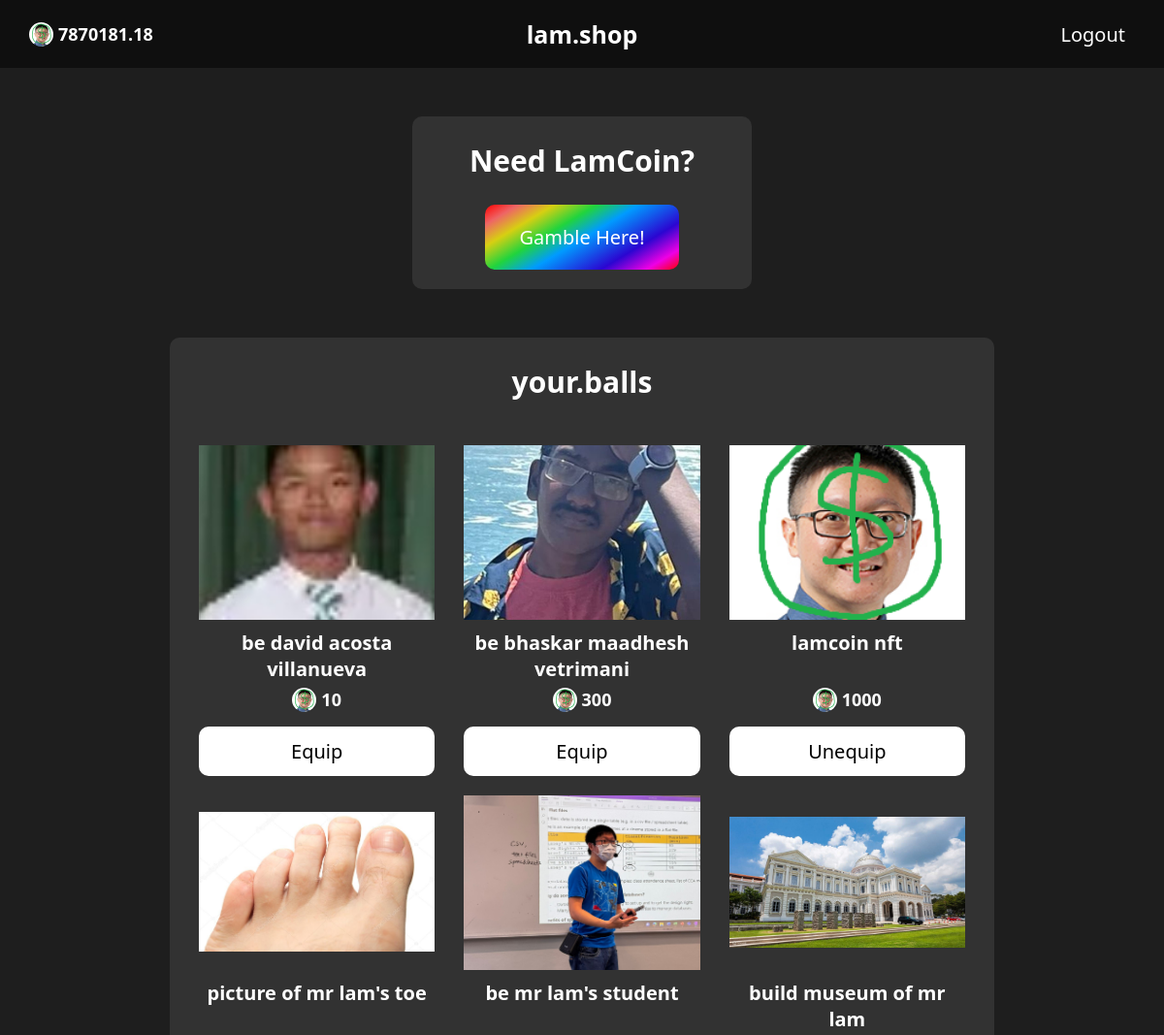
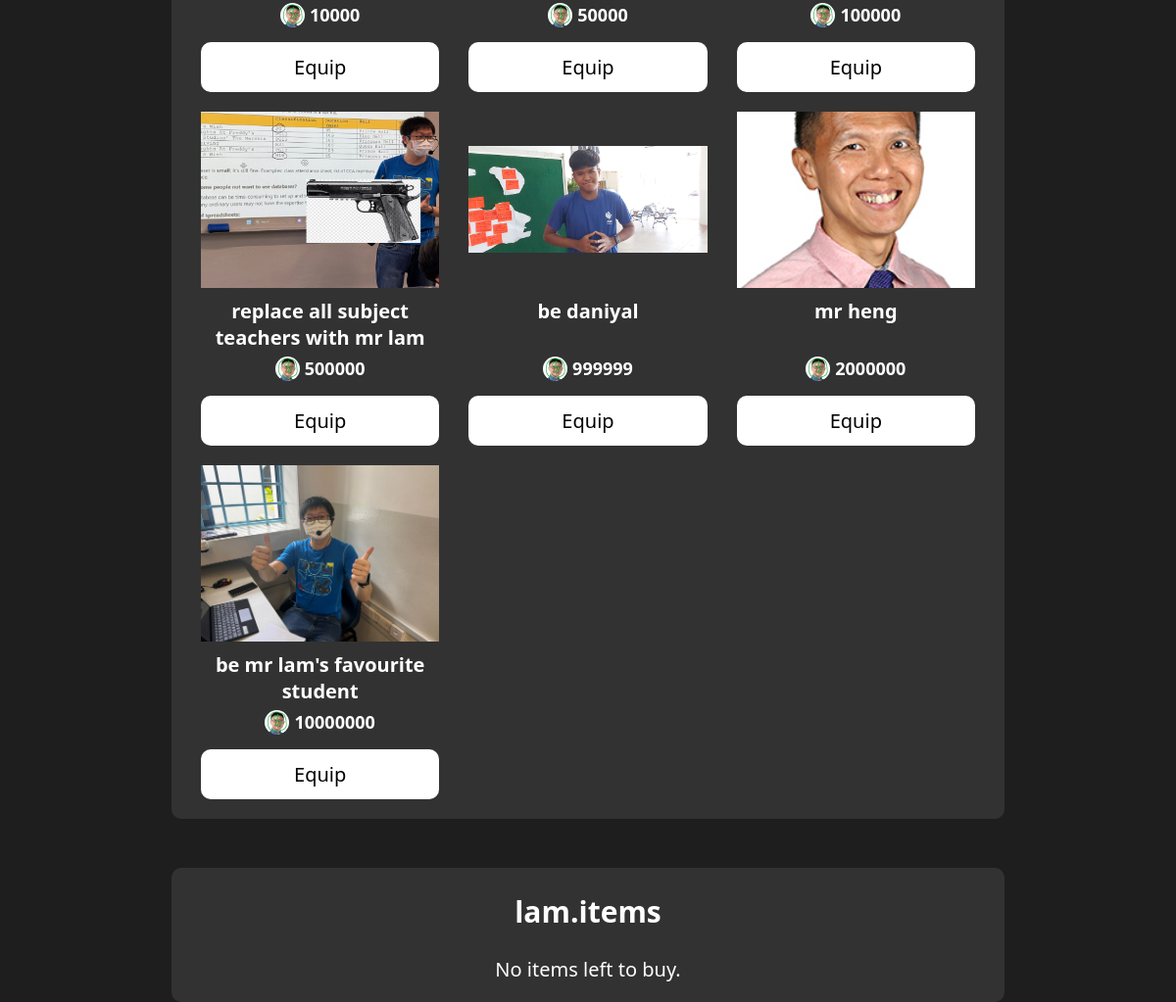
The page / (signed in) on the database its author committed (2 pictures, top to bottom).
### tables this page shows
CREATE TABLE "users" (id INTEGER PRIMARY KEY AUTOINCREMENT, username TEXT NOT NULL, password TEXT NOT NULL, lamcoin FLOAT NOT NULL, equipped_item INTEGER);

CREATE TABLE items (
  id INTEGER PRIMARY KEY AUTOINCREMENT,
  name TEXT,
  price FLOAT NOT NULL,
  imgfilename TEXT NOT NULL
);

### main.py (the view, shortened to what this page needs)
@app.route('/', methods=["GET", "POST"])
def index():
    conn = sqlite3.connect("lamshop.db")
    cursor = conn.cursor()
    if "username" not in session:
        return redirect(url_for("login"))
    items = cursor.execute("""
        SELECT name, price, imgfilename
        FROM items;
    """).fetchall()
    bought_items = cursor.execute("""
        SELECT items.name, items.price, items.imgfilename
        FROM users
        LEFT JOIN buy_history
        ON buy_history.user_id = users.id
        LEFT JOIN items
        ON buy_history.item_id = items.id
        WHERE users.username = ?;
    """, (session["username"],)).fetchall()
    user_details = cursor.execute("""
    SELECT users.lamcoin, items.name, items.price, items.imgfilename
    FROM users
    LEFT JOIN items
    ON users.equipped_item = items.id
    WHERE username = ?;""", (session["username"],)).fetchone()
    conn.close()
    lamcoin = int(user_details[0]) if user_details[0] % 1 == 0 else user_details[0]
    equipped_item = {
        user_details[1] : {
            "price": user_details[2],
            "imgfilename": user_details[3]
        }
    }
    owned_items = {x[0] : {"price": int(x[1]) if x[1] % 1 == 0 else x[1], "imgfilename": x[2]} for x in bought_items} if bought_items[0][0] is not None else {}
    unowned_items = {}
    for x in items:
        if x[0] not in owned_items.keys():
            price = int(x[1]) if x[1] % 1 == 0 else x[1]
            unowned_items[x[0]] = {"price": price, "imgfilename": x[2]}
    return render_template("index.html", lamcoin=lamcoin, owned_items=owned_items, unowned_items=unowned_items, equipped_item=equipped_item)

### templates/index.html (shortened to what this page needs)
<!DOCTYPE html>
<html lang="en">
<head>
	<link rel="stylesheet" href="{{ url_for('static', filename='shopPage.css') }}">
</head>
<body>
	<header>
		<nav id="topNav">
			<div class="lamCoinCont">
				<div class="lamCoinIcon"></div>
				<strong class="lamCoinText">{{ lamcoin }}</strong>
			</div>
			<h1 id="pageHeading">lam.shop</h1>
			<form id="logoutForm" action="/logout" method="POST">
				<input type="submit" value="Logout" id="logoutButton">
			</form>
		</nav>
	</header>
	<main>
        <div id="gambleCont" class="uiCont">
            <h2 class="shopHeading">Need LamCoin?</h2>
            <a href="/gamble" id="gambleLink">Gamble Here!</a>
        </div>
		<div id="ownedMainCont" class="uiCont">
			<h2 class="shopHeading">your.balls</h2>
            {% if owned_items|length == 0 %}
                <p class="noneText">No items owned yet.</p>
            {% else %}
                <div class="itemsGrid">
                    {% for key, value in owned_items.items() %}
                        <div class="shopItem">
                            <div class="itemDisplay" style="background-image: url('/static/assets/{{ value['imgfilename'] }}')"></div>
                            <strong class="itemName">{{ key }}</strong>
                            <div class="lamCoinCont">
                                <div class="lamCoinIcon"></div>
                                    <strong class="lamCoinText">{{ value["price"] }}</strong>
                            </div>
                            <form action="/equip" method="POST">
                                {% if key not in equipped_item %}
                                <input type="submit" value="Equip" class="equipItemButton">
                                {% else %}
                                <input type="submit" value="Unequip" class="equipItemButton">
                                {% endif %}
                            </form>
                        </div>
                    {% endfor %}
                </div>
            {% endif %}
		</div>
		<div id="shopMainCont" class="uiCont">
			<h2 class="shopHeading">lam.items</h2>
            {% if owned_items|length >= 10 %}
                <p class="noneText">No items left to buy.</p>
            {% endif %}
		</div>
	</main>
</body>
</html>

### static/shopPage.css (style rules this page uses)
* { font-family: 'Segoe UI'; color: #ffffff; }
body { margin: 0; overflow-x: hidden; background-color: #1E1E1E; }
.uiCont { border-radius: 10px; background-color: #323232; }
#pageHeading { position: absolute; left: 50%; top: 50%; transform: translate(-50%, -50%); margin: 0; font-size: 25px; }
#topNav { display: flex; position: fixed; justify-content: space-between; background-color: #0f0f0f; align-items: center; width: calc(100% - 60px); font-size: 20px; padding: 0 30px; height: 3.5em; z-index: 9999; }
main { display: -webkit-flex; display: -moz-flex; display: -ms-flex; display: -o-flex; display: flex; flex-direction: column; align-items: center; position: absolute; width: 100%; font-size: 20px; height: fit-content; top: 3.5em; }
.lamCoinCont { display: flex; flex-direction: row; justify-content: center; align-items: center; position: relative; }
.lamCoinIcon { position: relative; height: 25px; width: 25px; background-image: url('assets/lamcoin.png'); background-repeat: no-repeat; background-size: cover; border-radius: 50%; margin-right: 5px; }
.lamCoinText { font-size: 18px; }
input[value="Logout"] { cursor: pointer; background-color: transparent; border-radius: 5px; padding: 5px 10px; font-size: 20px; transition: background-color ease-in 0.2s; border: 0; }
#shopMainCont, #ownedMainCont, #gambleCont { position: relative; margin-top: 50px; height: fit-content; width: 85%; max-width: 850px; }
#gambleCont { display: -webkit-flex; display: -moz-flex; display: -ms-flex; display: -o-flex; display: flex; flex-direction: column; align-items: center; width: 350px; }
#gambleLink { position: relative; width: 200px; padding: 20px 0; text-decoration: none; color: #ffffff; font-weight: 500; font-size: 20px; margin-bottom: 20px; border-radius: 10px; text-align: center; background: rgb(255,0,0); background: linear-gradient(149deg, rgba(255,0,0,1) 0%, rgba(238,101,101,1) 11%, rgba(215,207,18,1) 23%, rgba(33,212,61,1) 37%, rgba(0,155,255,1) 51%, rgba(43,6,209,1) 74%, rgba(238,0,229,1) 89%, rgba(255,0,0,1) 100%); transition: transform 0.3s ease-out; }
.noneText { position: relative; width: 100%; text-align: center; }
.shopHeading { width: 100%; text-align: center; }
.itemsGrid { display: grid; position: relative; gap: 20px 30px; width: calc(100% - 60px); grid-template-columns: repeat(3, 1fr); padding: 20px 30px; border: 0; }
div.itemDisplay { position: relative; height: 180px; background-repeat: no-repeat; background-position: center ; background-size: 100%; margin-bottom: 10px; }
div.shopItem { display: -webkit-flex; display: -moz-flex; display: -ms-flex; display: -o-flex; display: flex; flex-direction: column; }
.shopItem > .lamCoinCont { margin-bottom: 15px; }
strong.itemName { position: relative; width: 100%; text-align: center; height: 60px; word-break: break-word; }
input.buyItemButton, input.equipItemButton { display: flexbox; position: relative; cursor: pointer; word-break: break-word; border: 0; width: 100%; height: fit-content; border-radius: 10px; background-color: #00c728; color: #ffffff; font-size: 20px; padding: 12px 7px; transition: transform 0.2s ease-out; font-weight: 500; }
.equipItemButton { background-color: #ffffff !important; color: #000000 !important; }

### rows shown on the page
users: lamcoin "7870181.18"
items: imgfilename (picture), name "be david acosta villanueva", price "10"
items: imgfilename (picture), name "be bhaskar maadhesh vetrimani", price "300"
items: imgfilename (picture), name "lamcoin nft", price "1000"
items: imgfilename (picture), name "picture of mr lam's toe", price "10000"
items: imgfilename (picture), name "be mr lam's student", price "50000"
items: imgfilename (picture), name "build museum of mr lam", price "100000"
items: imgfilename (picture), name "replace all subject teachers with mr lam", price "500000"
items: imgfilename (picture), name "be daniyal", price "999999"
items: imgfilename (picture), name "mr heng", price "2000000"
items: imgfilename (picture), name "be mr lam's favourite student", price "10000000"
